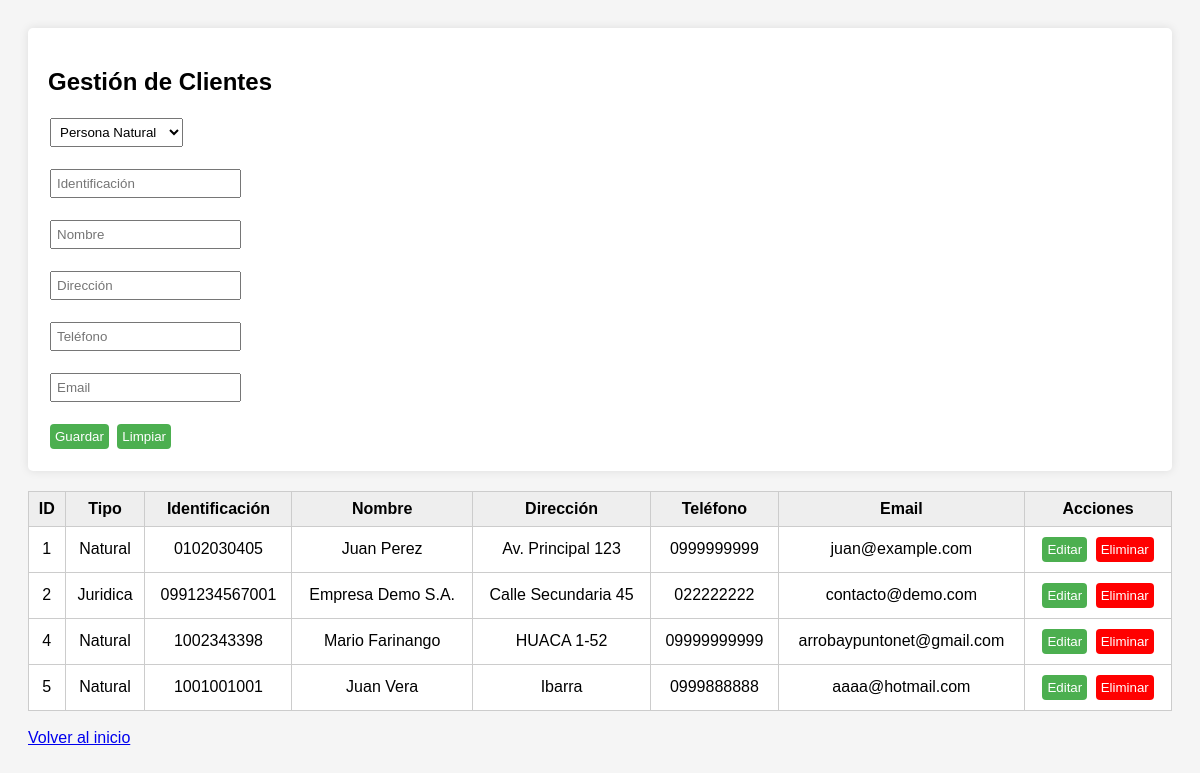
The page /views/clientes.php on the database its author committed.
### tables this page shows
CREATE TABLE `clientes` (
  `id` int(11) NOT NULL,
  `tipo` varchar(20) DEFAULT NULL,
  `identificacion` varchar(13) DEFAULT NULL,
  `nombre` varchar(150) DEFAULT NULL,
  `direccion` varchar(255) DEFAULT NULL,
  `telefono` varchar(30) DEFAULT NULL,
  `email` varchar(100) DEFAULT NULL,
  `fecha_registro` timestamp NOT NULL DEFAULT current_timestamp()
);

### models/Cliente.php (called while the page is built, shortened)
<?php
class Cliente {
    private $pdo;
    public function __construct($pdo) { $this->pdo = $pdo; }
    public function listar() {
        return $this->pdo->query("SELECT * FROM clientes")->fetchAll(PDO::FETCH_ASSOC);
    }
}
?>

### views/clientes.php (the view, shortened to what this page needs)
<?php
require_once __DIR__."/../models/Cliente.php";
require_once __DIR__."/../config/db.php";
$model = new Cliente($pdo);
$clientes = $model->listar();
?>
<!DOCTYPE html>
<html>
<head>
</head>
<body>
<div class="form-container">
    <h2>Gestión de Clientes</h2>
    <form id="clienteForm" method="post">
        <select name="tipo" id="tipo" required>
            <option value="Natural">Persona Natural</option>
        </select><br><br>
        <input type="text" name="identificacion" id="identificacion" placeholder="Identificación" required><br><br>
        <input type="text" name="nombre" id="nombre" placeholder="Nombre" required><br><br>
        <input type="text" name="direccion" id="direccion" placeholder="Dirección"><br><br>
        <input type="text" name="telefono" id="telefono" placeholder="Teléfono"><br><br>
        <input type="email" name="email" id="email" placeholder="Email"><br><br>
        <button type="submit" name="crear" id="guardarBtn" class="btn">Guardar</button>
        <button type="button" class="btn" onclick="limpiarForm()">Limpiar</button>
    </form>
</div>
<table>
    <tr>
        <th>ID</th>
        <th>Tipo</th>
        <th>Identificación</th>
        <th>Nombre</th>
        <th>Dirección</th>
        <th>Teléfono</th>
        <th>Email</th>
        <th>Acciones</th>
    </tr>
    <?php foreach($clientes as $c): ?>
    <tr>
        <td><?= $c['id'] ?></td>
        <td><?= $c['tipo'] ?></td>
        <td><?= $c['identificacion'] ?></td>
        <td><?= $c['nombre'] ?></td>
        <td><?= $c['direccion'] ?></td>
        <td><?= $c['telefono'] ?></td>
        <td><?= $c['email'] ?></td>
        <td>
            <button class="btn" onclick="editarCliente(
                '<?= $c['id'] ?>',
                '<?= $c['tipo'] ?>',
                '<?= $c['identificacion'] ?>',
                '<?= $c['nombre'] ?>',
                '<?= $c['direccion'] ?>',
                '<?= $c['telefono'] ?>',
                '<?= $c['email'] ?>'
            )">Editar</button>
            <form method="post" style="display:inline;">
                <button name="eliminar" class="btn" style="background:red;">Eliminar</button>
            </form>
        </td>
    </tr>
    <?php endforeach; ?>
</table>
<br>
<a href="../index.php">Volver al inicio</a>
</body>
</html>

### views/clientes.php (style rules this page uses)
body { font-family: Arial; padding:20px; background:#f5f5f5; }
table { border-collapse: collapse; width: 100%; background:#fff; }
th, td { border:1px solid #ccc; padding:8px; text-align:center; }
th { background:#eee; }
input, select, button { padding:5px; margin:2px; }
.btn { cursor:pointer; background:#4CAF50; color:white; border:none; border-radius:4px; }
.form-container { background:#fff; padding:20px; border-radius:5px; box-shadow:0 0 10px rgba(0,0,0,0.1); margin-bottom:20px; }

### rows shown on the page
clientes: id "1", tipo "Natural", identificacion "0102030405", nombre "Juan Perez", direccion "Av. Principal 123", telefono "0999999999", email "juan@example.com"
clientes: id "2", tipo "Juridica", identificacion "0991234567001", nombre "Empresa Demo S.A.", direccion "Calle Secundaria 45", telefono "022222222", email "contacto@demo.com"
clientes: id "4", tipo "Natural", identificacion "1002343398", nombre "Mario Farinango", direccion "HUACA 1-52", telefono "09999999999", email "arrobaypuntonet@gmail.com"
clientes: id "5", tipo "Natural", identificacion "1001001001", nombre "Juan Vera", direccion "Ibarra", telefono "0999888888", email "aaaa@hotmail.com"
